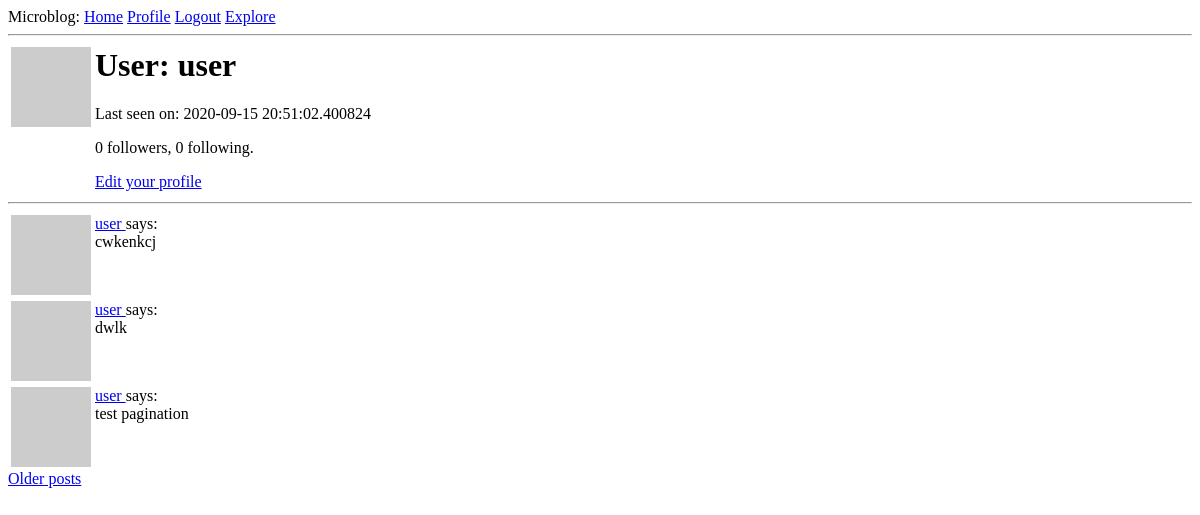
The page /user/user (signed in) on the database as committed earlier.
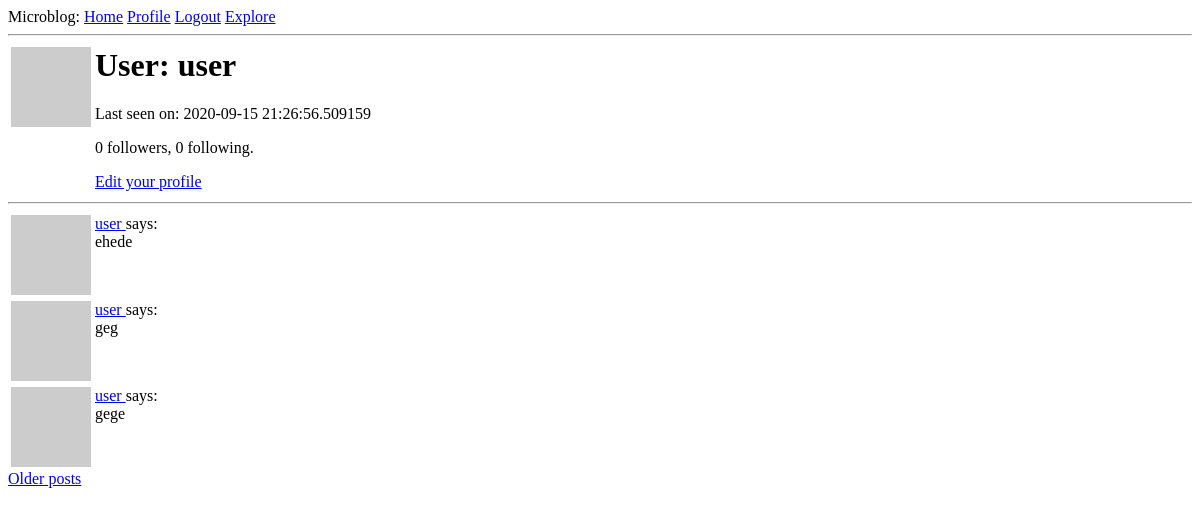
The same page on the database as committed later.
### app/models.py (models this page shows, shortened)
class User(UserMixin, db.Model):
    id = db.Column(db.Integer, primary_key=True)
    username = db.Column(db.String(64), index=True, unique=True)
    email = db.Column(db.String(120), index=True, unique=True)
    password_hash = db.Column(db.String(128))
    posts = db.relationship('Post', backref='author', lazy='dynamic')
    about_me = db.Column(db.String(140))
    last_seen = db.Column(db.DateTime, default=datetime.utcnow)
    followed = db.relationship('User', secondary=followers,
                               primaryjoin=(followers.c.follower_id == id),
                               secondaryjoin=(followers.c.followed_id == id),
                               backref=db.backref('followers', lazy='dynamic'),
                               lazy='dynamic')
    def avatar(self, size):
        digest = md5(self.email.lower().encode('utf-8')).hexdigest()
        return 'https://www.gravatar.com/avatar/{}?=identicon&s={}'.format(digest, size)

class Post(db.Model):
    id = db.Column(db.Integer, primary_key=True)
    body = db.Column(db.String(140))
    timestamp = db.Column(db.DateTime, index=True, default=datetime.utcnow)
    user_id = db.Column(db.Integer, db.ForeignKey('user.id'))

### app/routes.py (the view)
@app.route('/user/<username>')
@login_required
def user(username):
    user = User.query.filter_by(username=username).first_or_404()
    page = request.args.get('page', 1, type=int)
    posts = user.posts.order_by(Post.timestamp.desc()).paginate(
        page, app.config['POSTS_PER_PAGE'], False)
    next_url = url_for('user', username=user.username, page=posts.next_num) \
        if posts.has_next else None
    prev_url = url_for('user', username=user.username, page=posts.prev_num) \
        if posts.has_prev else None
    form = EmptyForm()
    return render_template('user.html', user=user, posts=posts.items,
                           next_url=next_url, prev_url=prev_url, form=form)

### app/models.py (called while the page is built)
@login.user_loader
def user_loader(id):
    return User.query.get(int(id))

### app/routes.py (called while the page is built)
@app.before_request
def before_request():
    if current_user.is_authenticated:
        current_user.last_seen = datetime.utcnow()
        db.session.commit()

### app/templates/user.html (shortened to what this page needs)
{% extends "base.html" %}
{% block content %}
    <table>
        <tr valign="top">
            <td><img src="{{ user.avatar(128) }}"></td>
            <td>
                <h1>User: {{ user.username }}</h1>
                {% if user.last_seen %}<p>Last seen on: {{ user.last_seen }}</p>{% endif %}
                <p>{{ user.followers.count() }} followers, {{ user.followed.count() }} following. </p>
                {% if user == current_user %}
                <p><a href="{{ url_for('edit_profile') }}">Edit your profile</a></p>
                {% endif %}
            </td>
        </tr>
    </table>
    <hr>
    {% for post in posts %}
        {% include '_post.html' %}
    {% endfor %}
    {% if next_url %}
    <a href=" next_url ">Older posts</a>
    {% endif %}
{% endblock %}

### app/templates/_post.html
<table>
    <tr valign="top">
        <td><img src="{{ post.author.avatar(36) }}"></td>
        <td>
            <a href="{{ url_for('user',username=post.author.username) }}">
                     {{ post.author.username }}
            </a>
            says: <br>{{ post.body }}
        </td>
    </tr>
</table>

Rows that differ between the two databases and show on the page:
no longer on this page (row unchanged): Post: author.username "user", body "cwkenkcj"
no longer on this page (row unchanged): Post: author.username "user", body "dwlk"
no longer on this page (row unchanged): Post: author.username "user", body "test pagination"
changed User "user": last_seen "2020-09-15 20:51:02.400824" → "2020-09-15 21:26:56.509159"
added Post: author.username "user", body "ehede"
added Post: author.username "user", body "geg"
added Post: author.username "user", body "gege"
